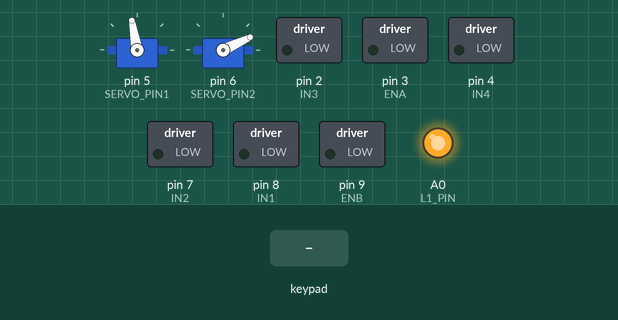
A sketch run on a simulated Arduino Uno, built with avr-gcc and run on an emulated ATmega328P. On the bench: 2 × servo, switched loads named in the sketch (green lamp = pin HIGH), output pins drawn as LEDs (lit = HIGH). Inputs (shaded band) come from the test bench. What the sketch prints to the serial monitor is not drawn.

Above: at 1.2 s.
1.3 s: key 'X' pressed
At 2.5 s:
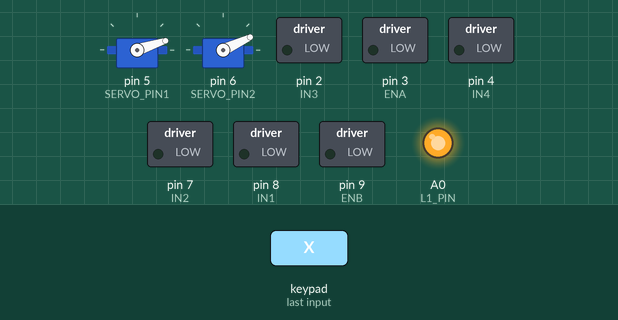
2.8 s: key 'O' pressed
At 3.7 s:
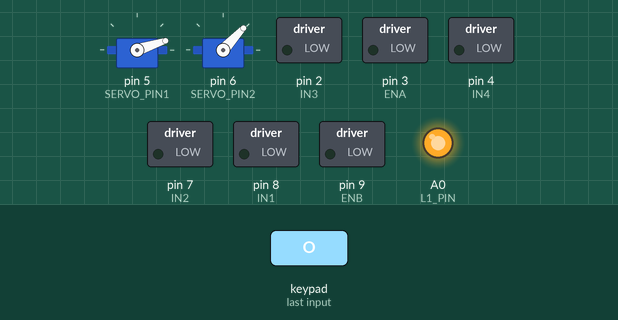
4.3 s: key 'S' pressed
At 4.7 s:
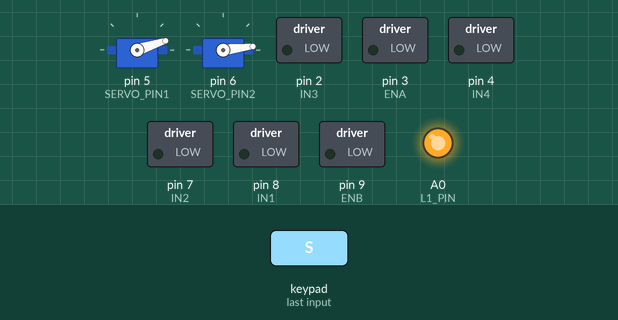
5.8 s: key 'T' pressed
At 7.0 s:
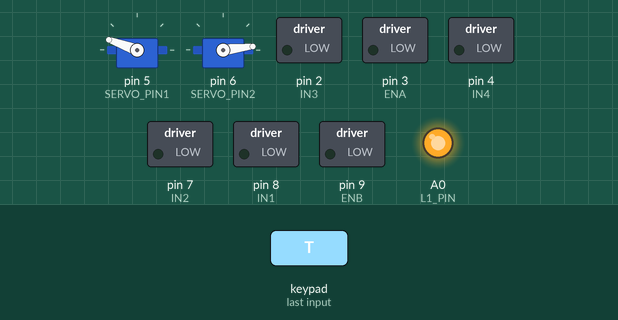
7.3 s: key 'O' pressed
At 8.0 s:
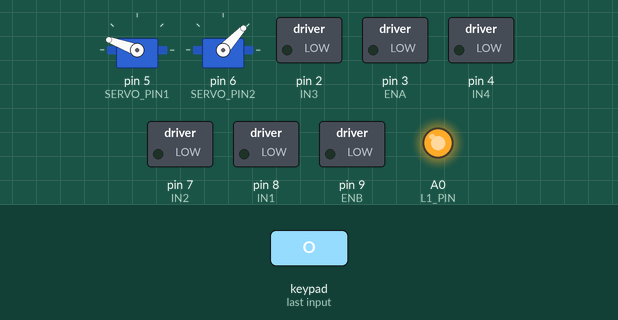
Timing chart, 0 to 9.8 s (numbered marks = the images above; inputs shaded):
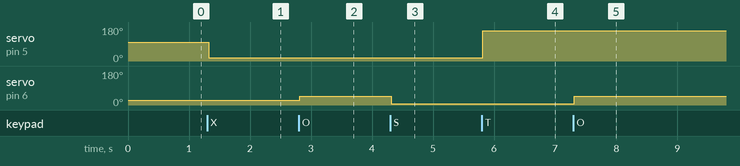

The sketch:

coderobot.ino
```cpp
  #include <PS2X_lib.h>  // Thư viện để điều khiển tay cầm PS2
  #include <Servo.h>     // Thư viện để điều khiển servo

  // Chân kết nối giữa tay cầm PS2 và Arduino
  #define PS2_DAT 12
  #define PS2_CMD 11
  #define PS2_SEL 10
  #define PS2_CLK 13

  PS2X ps2x;  // Tạo một đối tượng PS2X
  Servo myservo1;  // Tạo một đối tượng Servo cho servo thứ nhất
  Servo myservo2;  // Tạo một đối tượng Servo cho servo thứ hai

  // Chân điều khiển module L298N cho động cơ A
  #define ENA 3  // Chân PWM cho động cơ A -
  #define IN1 8  // Chân điều khiển hướng 1 cho động cơ A
  #define IN2 7  // Chân điều khiển hướng 2 cho động cơ A

  // Chân điều khiển module L298N cho động cơ B
  #define ENB 9  // Chân PWM cho động cơ B
  #define IN3 2  // Chân điều khiển hướng 1 cho động cơ B
  #define IN4 4  // Chân điều khiển hướng 2 cho động cơ B

  // Chân điều khiển servo
  #define SERVO_PIN1 5  // Chân điều khiển servo thứ nhất
  #define SERVO_PIN2 6  // Chân điều khiển servo thứ hai

  // Chân điều khiển bằng nút L1
  #define L1_PIN A0  // Chân điều khiển cho nút L1

  void setup() {
    Serial.begin(9600);  // khởi tạo giá trị giao tiếp Serial với tốc độ 9600 để in thông báo

    // Thiết lập kết nối với tay cầm PS2
    int error = ps2x.config_gamepad(PS2_CLK, PS2_CMD, PS2_SEL, PS2_DAT, false, false);

    if(error == 0){
      Serial.println("Found Controller, configured successful");
    }
    else if(error == 1){
      Serial.println("No controller found, check wiring");
    }
    else if(error == 2){
      Serial.println("Controller found but not accepting commands");
    }
    else if(error == 3){
      Serial.println("Controller refusing to enter Pressures mode, may not support it");
    }

    // Thiết lập các chân điều khiển động cơ
    pinMode(ENA, OUTPUT);
    pinMode(IN1, OUTPUT);
    pinMode(IN2, OUTPUT);
    pinMode(ENB, OUTPUT);
    pinMode(IN3, OUTPUT);
    pinMode(IN4, OUTPUT);

    // Thiết lập chân điều khiển servo
    myservo1.attach(SERVO_PIN1);
    myservo2.attach(SERVO_PIN2);

    myservo1.write(100);
    myservo2.write(25);

    // Thiết lập chân điều khiển cho nút L1
    pinMode(L1_PIN, OUTPUT);
    digitalWrite(L1_PIN,HIGH);
  }

  void loop() {
    // Giá trị trục Y dao động từ 0 => 255, khi giá trị = 0 thì joystick đẩy lên hoàn toàn
      // còn gtri trục Y là 255 thigf joystik đẩy xg hoàn toàn  =>> giá trị là 128 thì giá trị tb => ko dịch chuyển
    // Đọc trạng thái từ tay cầm PS2
    ps2x.read_gamepad(false, 0); // cho biết trạng thái cần đọc dữ liệu từ tay cầm , còn 0 là ko delay khi đọc dữ liệu


    // Lấy giá trị từ joystick trái
    int joystickLeftY = ps2x.Analog(PSS_LY); // Giá trị trục Y của joystick trái

    // Lấy giá trị từ joystick phải
    int joystickRightY = ps2x.Analog(PSS_RY); // Giá trị trục Y của joystick phải

    // Tốc độ động cơ
    int motorSpeed = 255; // Đặt tốc độ động cơ cố định là 255

    // Điều khiển động cơ A dựa trên giá trị từ joystick trái
    if (joystickLeftY < 100) {
      // Joystick trái đẩy lên -> động cơ A quay thuận với tốc độ đã thiết lập
      digitalWrite(IN1, HIGH);
      digitalWrite(IN2, LOW);
      analogWrite(ENA, motorSpeed); // Sử dụng tốc độ đã thiết lập
    } else if (joystickLeftY > 150) {
      // Joystick trái đẩy xuống -> động cơ A quay ngược với tốc độ đã thiết lập
      digitalWrite(IN1, LOW);
      digitalWrite(IN2, HIGH);
      analogWrite(ENA, motorSpeed); // Sử dụng tốc độ đã thiết lập
    } else {
      // Joystick trái ở vị trí trung gian -> động cơ A dừng
      digitalWrite(IN1, LOW);
      digitalWrite(IN2, LOW);
      analogWrite(ENA, 0);
    }

    // Điều khiển động cơ B dựa trên giá trị từ joystick phải
    if (joystickRightY < 100) {
      // Joystick phải đẩy lên -> động cơ B quay thuận với tốc độ đã thiết lập
      digitalWrite(IN3, HIGH);
      digitalWrite(IN4, LOW);
      analogWrite(ENB, motorSpeed); // Sử dụng tốc độ đã thiết lập
    } else if (joystickRightY > 150) {
      // Joystick phải đẩy xuống -> động cơ B quay ngược với tốc độ đã thiết lập
      digitalWrite(IN3, LOW);
      digitalWrite(IN4, HIGH);
      analogWrite(ENB, motorSpeed); // Sử dụng tốc độ đã thiết lập
    } else {
      // Joystick phải ở vị trí trung gian -> động cơ B dừng
      digitalWrite(IN3, LOW);
      digitalWrite(IN4, LOW);
      analogWrite(ENB, 0);
    }

    // Kiểm tra xem nút tam giác có được nhấn hay không
    if (ps2x.Button(PSB_TRIANGLE)) {
      myservo1.write(160); // Di chuyển servo thứ nhất tới góc 160 độ
    }

    // Kiểm tra xem nút X có được nhấn hay không
    if (ps2x.Button(PSB_CROSS)) {
      myservo1.write(18); // Di chuyển servo thứ nhất tới góc 18 độ
    }

    // Kiểm tra xem nút vuông có được nhấn hay không
    if (ps2x.Button(PSB_SQUARE)) {
      myservo2.write(7); // Di chuyển servo thứ hai tới góc 19 độ
    }

    // Kiểm tra xem nút tròn có được nhấn hay không
    if (ps2x.Button(PSB_CIRCLE)) {
      myservo2.write(47); // Di chuyển servo thứ hai tới góc 47 độ
    }

    // Kiểm tra xem nút L1 có được nhấn hay không
    if (ps2x.Button(PSB_L1)) {
      digitalWrite(L1_PIN, LOW);
      delay(10);
      digitalWrite(L1_PIN, HIGH);
      delay(10);
    }

    delay(25); // Độ trễ để ổn định
  }
```

Measured:
- after the input at 1.3 s, servo on pin 5 (SERVO_PIN1): 100° → 18° at once
- after the input at 2.8 s, servo on pin 6 (SERVO_PIN2): 25° → 47° at once
- after the input at 4.3 s, servo on pin 6 (SERVO_PIN2): 47° → 7° at once
- after the input at 5.8 s, servo on pin 5 (SERVO_PIN1): 18° → 160° at once
- after the input at 7.3 s, servo on pin 6 (SERVO_PIN2): 7° → 47° at once
